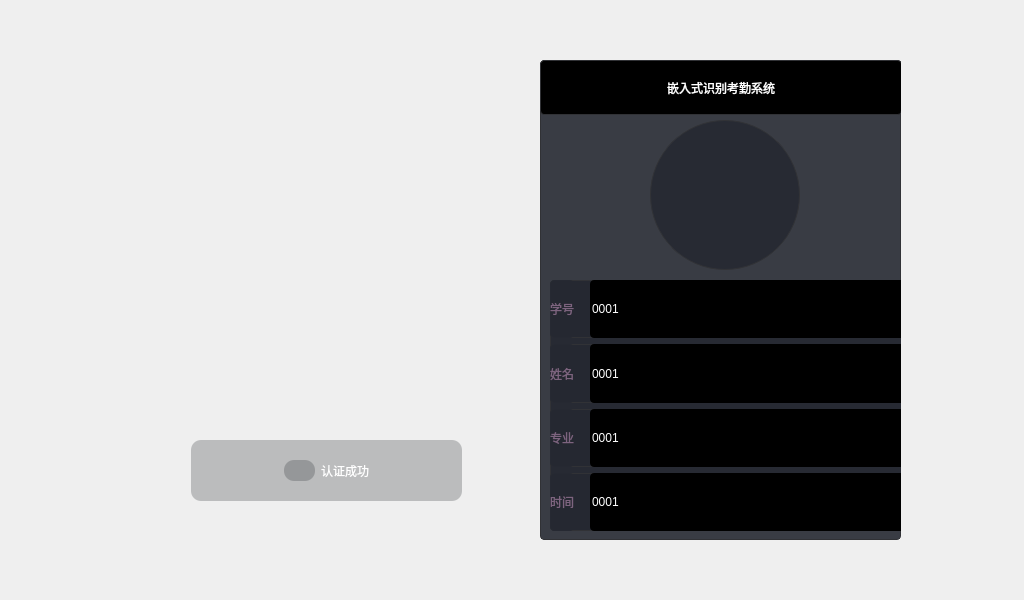
<?xml version="1.0" encoding="UTF-8"?>
<ui version="4.0">
 <class>FaceAttendence</class>
 <widget class="QMainWindow" name="FaceAttendence">
  <property name="geometry">
   <rect>
    <x>0</x>
    <y>0</y>
    <width>1024</width>
    <height>600</height>
   </rect>
  </property>
  <property name="windowTitle">
   <string>FaceAttendence</string>
  </property>
  <widget class="QWidget" name="centralwidget">
   <widget class="QWidget" name="videoWidget" native="true">
    <property name="geometry">
     <rect>
      <x>101</x>
      <y>60</y>
      <width>461</width>
      <height>480</height>
     </rect>
    </property>
    <property name="styleSheet">
     <string notr="true"/>
    </property>
    <widget class="QWidget" name="widgetLb" native="true">
     <property name="geometry">
      <rect>
       <x>90</x>
       <y>380</y>
       <width>271</width>
       <height>61</height>
      </rect>
     </property>
     <property name="styleSheet">
      <string notr="true">border-radius:10px;
background-color: rgba(49, 50, 54,69);</string>
     </property>
     <layout class="QHBoxLayout" name="horizontalLayout_2">
      <item>
       <spacer name="horizontalSpacer">
        <property name="orientation">
         <enum>Qt::Horizontal</enum>
        </property>
        <property name="sizeHint" stdset="0">
         <size>
          <width>40</width>
          <height>20</height>
         </size>
        </property>
       </spacer>
      </item>
      <item>
       <layout class="QHBoxLayout" name="horizontalLayout">
        <item>
         <widget class="QLabel" name="label">
          <property name="minimumSize">
           <size>
            <width>31</width>
            <height>21</height>
           </size>
          </property>
          <property name="maximumSize">
           <size>
            <width>31</width>
            <height>21</height>
           </size>
          </property>
          <property name="styleSheet">
           <string notr="true">border-image: url(:/yes.png);</string>
          </property>
          <property name="text">
           <string/>
          </property>
         </widget>
        </item>
        <item>
         <widget class="QLabel" name="label_2">
          <property name="styleSheet">
           <string notr="true">font: 25 24pt &quot;微软雅黑 Light&quot;;
border:none;
background-color: rgba(49, 50, 54,0);
color: rgb(255, 255, 255);</string>
          </property>
          <property name="text">
           <string>认证成功</string>
          </property>
         </widget>
        </item>
       </layout>
      </item>
      <item>
       <spacer name="horizontalSpacer_2">
        <property name="orientation">
         <enum>Qt::Horizontal</enum>
        </property>
        <property name="sizeHint" stdset="0">
         <size>
          <width>40</width>
          <height>20</height>
         </size>
        </property>
       </spacer>
      </item>
     </layout>
    </widget>
    <widget class="QLabel" name="videoLb">
     <property name="geometry">
      <rect>
       <x>0</x>
       <y>0</y>
       <width>441</width>
       <height>480</height>
      </rect>
     </property>
     <property name="text">
      <string/>
     </property>
    </widget>
    <zorder>videoLb</zorder>
    <zorder>widgetLb</zorder>
   </widget>
   <widget class="QWidget" name="widget_3" native="true">
    <property name="geometry">
     <rect>
      <x>540</x>
      <y>60</y>
      <width>361</width>
      <height>480</height>
     </rect>
    </property>
    <property name="styleSheet">
     <string notr="true">QWidget{
	border:1px solid #313236;
	border-radius:4px;
	background-color: rgb(37, 40, 49,0.9);
}

QWidget#titleLb{
	
	font: 24pt &quot;微软雅黑&quot;;
	color: rgb(255, 255, 255);
}

QWidget#headLb{
	border-radius:75px;
}</string>
    </property>
    <widget class="QLabel" name="titleLb">
     <property name="geometry">
      <rect>
       <x>0</x>
       <y>0</y>
       <width>362</width>
       <height>55</height>
      </rect>
     </property>
     <property name="styleSheet">
      <string notr="true">background-color: rgb(0, 0, 0);</string>
     </property>
     <property name="text">
      <string>嵌入式识别考勤系统</string>
     </property>
     <property name="alignment">
      <set>Qt::AlignCenter</set>
     </property>
    </widget>
    <widget class="QLabel" name="headLb">
     <property name="geometry">
      <rect>
       <x>110</x>
       <y>60</y>
       <width>150</width>
       <height>150</height>
      </rect>
     </property>
     <property name="text">
      <string/>
     </property>
    </widget>
    <widget class="QWidget" name="layoutWidget">
     <property name="geometry">
      <rect>
       <x>10</x>
       <y>220</y>
       <width>416</width>
       <height>251</height>
      </rect>
     </property>
     <layout class="QVBoxLayout" name="verticalLayout">
      <item>
       <widget class="QWidget" name="widget_4" native="true">
        <property name="styleSheet">
         <string notr="true">QWidget{
	border:1px solid #313236;
	border-radius:4px;
	background-color: rgb(37, 40, 49,0.9);
}

QLabel{
	border:none;
	color: rgb(125, 100, 127);
	
	font: 16pt &quot;微软雅黑&quot;;
}

QLineEdit{
	border:none;
	
	color: rgb(255, 255, 255);
	font: 16pt &quot;微软雅黑&quot;;
}</string>
        </property>
        <layout class="QHBoxLayout" name="horizontalLayout_3">
         <property name="leftMargin">
          <number>0</number>
         </property>
         <property name="topMargin">
          <number>0</number>
         </property>
         <property name="rightMargin">
          <number>0</number>
         </property>
         <property name="bottomMargin">
          <number>0</number>
         </property>
         <item>
          <widget class="QLabel" name="label_6">
           <property name="text">
            <string>学号</string>
           </property>
          </widget>
         </item>
         <item>
          <spacer name="horizontalSpacer_3">
           <property name="orientation">
            <enum>Qt::Horizontal</enum>
           </property>
           <property name="sizeType">
            <enum>QSizePolicy::Fixed</enum>
           </property>
           <property name="sizeHint" stdset="0">
            <size>
             <width>10</width>
             <height>20</height>
            </size>
           </property>
          </spacer>
         </item>
         <item>
          <widget class="QLineEdit" name="numberEdit">
           <property name="enabled">
            <bool>false</bool>
           </property>
           <property name="sizePolicy">
            <sizepolicy hsizetype="Expanding" vsizetype="Expanding">
             <horstretch>0</horstretch>
             <verstretch>0</verstretch>
            </sizepolicy>
           </property>
           <property name="styleSheet">
            <string notr="true">background-color: rgb(0, 0, 0);</string>
           </property>
           <property name="text">
            <string>0001</string>
           </property>
          </widget>
         </item>
        </layout>
       </widget>
      </item>
      <item>
       <widget class="QWidget" name="widget_5" native="true">
        <property name="styleSheet">
         <string notr="true">QWidget{
	border:1px solid #313236;
	border-radius:4px;
	background-color: rgb(37, 40, 49,0.9);
}

QLabel{
	border:none;
	color: rgb(125, 100, 127);
	
	font: 16pt &quot;微软雅黑&quot;;
}

QLineEdit{
	border:none;
	
	color: rgb(255, 255, 255);
	font: 16pt &quot;微软雅黑&quot;;
}</string>
        </property>
        <layout class="QHBoxLayout" name="horizontalLayout_4">
         <property name="leftMargin">
          <number>0</number>
         </property>
         <property name="topMargin">
          <number>0</number>
         </property>
         <property name="rightMargin">
          <number>0</number>
         </property>
         <property name="bottomMargin">
          <number>0</number>
         </property>
         <item>
          <widget class="QLabel" name="label_7">
           <property name="text">
            <string>姓名</string>
           </property>
          </widget>
         </item>
         <item>
          <spacer name="horizontalSpacer_4">
           <property name="orientation">
            <enum>Qt::Horizontal</enum>
           </property>
           <property name="sizeType">
            <enum>QSizePolicy::Fixed</enum>
           </property>
           <property name="sizeHint" stdset="0">
            <size>
             <width>10</width>
             <height>20</height>
            </size>
           </property>
          </spacer>
         </item>
         <item>
          <widget class="QLineEdit" name="nameEdit">
           <property name="enabled">
            <bool>false</bool>
           </property>
           <property name="sizePolicy">
            <sizepolicy hsizetype="Expanding" vsizetype="Expanding">
             <horstretch>0</horstretch>
             <verstretch>0</verstretch>
            </sizepolicy>
           </property>
           <property name="styleSheet">
            <string notr="true">background-color: rgb(0, 0, 0);</string>
           </property>
           <property name="text">
            <string>0001</string>
           </property>
          </widget>
         </item>
        </layout>
       </widget>
      </item>
      <item>
       <widget class="QWidget" name="widget_6" native="true">
        <property name="styleSheet">
         <string notr="true">QWidget{
	border:1px solid #313236;
	border-radius:4px;
	background-color: rgb(37, 40, 49,0.9);
}

QLabel{
	border:none;
	color: rgb(125, 100, 127);
	
	font: 16pt &quot;微软雅黑&quot;;
}

QLineEdit{
	border:none;
	
	color: rgb(255, 255, 255);
	font: 16pt &quot;微软雅黑&quot;;
}</string>
        </property>
        <layout class="QHBoxLayout" name="horizontalLayout_5">
         <property name="leftMargin">
          <number>0</number>
         </property>
         <property name="topMargin">
          <number>0</number>
         </property>
         <property name="rightMargin">
          <number>0</number>
         </property>
         <property name="bottomMargin">
          <number>0</number>
         </property>
         <item>
          <widget class="QLabel" name="label_8">
           <property name="text">
            <string>专业</string>
           </property>
          </widget>
         </item>
         <item>
          <spacer name="horizontalSpacer_5">
           <property name="orientation">
            <enum>Qt::Horizontal</enum>
           </property>
           <property name="sizeType">
            <enum>QSizePolicy::Fixed</enum>
           </property>
           <property name="sizeHint" stdset="0">
            <size>
             <width>10</width>
             <height>20</height>
            </size>
           </property>
          </spacer>
         </item>
         <item>
          <widget class="QLineEdit" name="departmentEdit">
           <property name="enabled">
            <bool>false</bool>
           </property>
           <property name="sizePolicy">
            <sizepolicy hsizetype="Expanding" vsizetype="Expanding">
             <horstretch>0</horstretch>
             <verstretch>0</verstretch>
            </sizepolicy>
           </property>
           <property name="styleSheet">
            <string notr="true">background-color: rgb(0, 0, 0);</string>
           </property>
           <property name="text">
            <string>0001</string>
           </property>
          </widget>
         </item>
        </layout>
       </widget>
      </item>
      <item>
       <widget class="QWidget" name="widget_7" native="true">
        <property name="styleSheet">
         <string notr="true">QWidget{
	border:1px solid #313236;
	border-radius:4px;
	background-color: rgb(37, 40, 49,0.9);
}

QLabel{
	border:none;
	color: rgb(125, 100, 127);
	
	font: 16pt &quot;微软雅黑&quot;;
}

QLineEdit{
	border:none;
	
	color: rgb(255, 255, 255);
	font: 16pt &quot;微软雅黑&quot;;
}</string>
        </property>
        <layout class="QHBoxLayout" name="horizontalLayout_6">
         <property name="leftMargin">
          <number>0</number>
         </property>
         <property name="topMargin">
          <number>0</number>
         </property>
         <property name="rightMargin">
          <number>0</number>
         </property>
         <property name="bottomMargin">
          <number>0</number>
         </property>
         <item>
          <widget class="QLabel" name="label_9">
           <property name="text">
            <string>时间</string>
           </property>
          </widget>
         </item>
         <item>
          <spacer name="horizontalSpacer_6">
           <property name="orientation">
            <enum>Qt::Horizontal</enum>
           </property>
           <property name="sizeType">
            <enum>QSizePolicy::Fixed</enum>
           </property>
           <property name="sizeHint" stdset="0">
            <size>
             <width>10</width>
             <height>20</height>
            </size>
           </property>
          </spacer>
         </item>
         <item>
          <widget class="QLineEdit" name="timeEdit">
           <property name="enabled">
            <bool>false</bool>
           </property>
           <property name="sizePolicy">
            <sizepolicy hsizetype="Expanding" vsizetype="Expanding">
             <horstretch>0</horstretch>
             <verstretch>0</verstretch>
            </sizepolicy>
           </property>
           <property name="styleSheet">
            <string notr="true">background-color: rgb(0, 0, 0);</string>
           </property>
           <property name="text">
            <string>0001</string>
           </property>
          </widget>
         </item>
        </layout>
       </widget>
      </item>
     </layout>
    </widget>
   </widget>
  </widget>
 </widget>
 <resources/>
 <connections/>
</ui>
